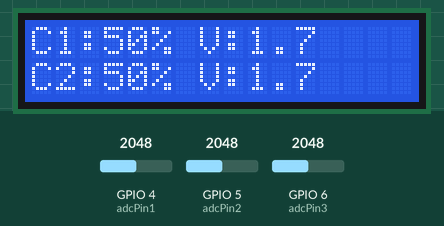
Simulated run of this sketch. Board: ESP32-C6. On the bench: 16×2 character LCD. The inputs (shaded band) are chosen by the test bench; at power-on: GPIO 4 (adcPin1) = 2048, GPIO 5 (adcPin2) = 2048, GPIO 6 (adcPin3) = 2048. What the sketch prints to the serial monitor is not drawn.

Above: at 2.7 s.
2.8 s: GPIO 4 (adcPin1) set to 2866
At 8.7 s:
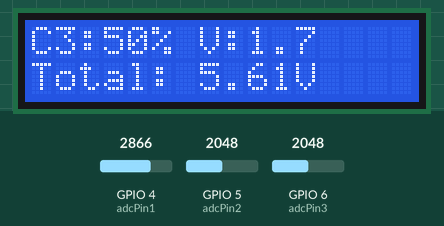
12.0 s: GPIO 5 (adcPin2) set to 2866
At 14.3 s:
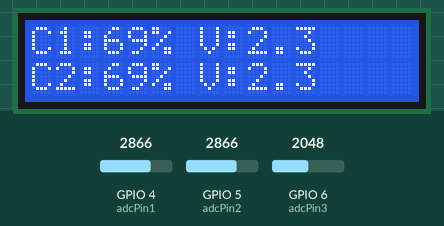
17.4 s: GPIO 6 (adcPin3) set to 2866
At 20.9 s:
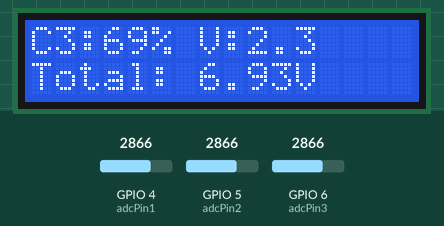
23.6 s: GPIO 4 (adcPin1) set to 3603
At 27.7 s:
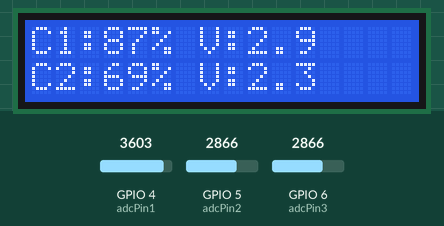
29.7 s: GPIO 5 (adcPin2) set to 3603
At 31.8 s:
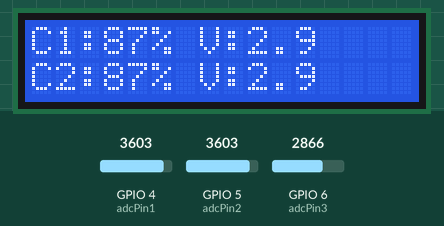
34.6 s: GPIO 6 (adcPin3) set to 3603
At 41.2 s:
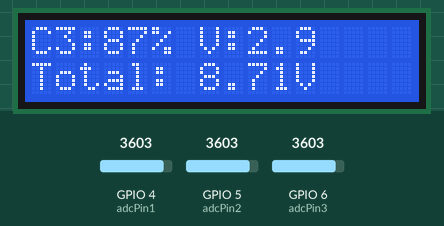
Timing chart, 0 to 42.7 s (numbered marks = the images above; inputs shaded):
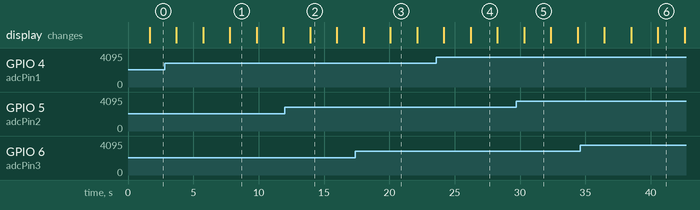

The sketch:

arduino-ide-code.ino
```cpp
#include <Wire.h>
#include <LiquidCrystal_I2C.h>
// LCD setup
LiquidCrystal_I2C lcd(0x27, 16, 2);
// ADC pins
const int adcPin1 = 4; // Cell 1
const int adcPin2 = 5; // Cell 2
const int adcPin3 = 6; // Cell 3
// Bluetooth pins
#define BT_RX 15 // ESP32 RX <- Bluetooth TX
#define BT_TX 23 // ESP32 TX -> Bluetooth RX
void setup() {
// Serial Monitor
Serial.begin(115200);
// Bluetooth Serial
Serial2.begin(9600, SERIAL_8N1, BT_RX, BT_TX);
// LCD init
Wire.begin(21, 22);
lcd.init();
lcd.backlight();
lcd.clear();
lcd.setCursor(0, 0);
lcd.print("ESP32 Bluetooth");
lcd.setCursor(0, 1);
lcd.print("Init Complete");
delay(1500);
lcd.clear();
Serial.println("ESP32-C6 3 ADC Ready");
Serial2.println("ESP32-C6 3 ADC Ready");
}
void loop() {
// Read ADC values
int adc1 = analogRead(adcPin1);
int adc2 = analogRead(adcPin2);
int adc3 = analogRead(adcPin3);
// Convert ADC to voltage

float volt1 = (adc1 / 4095.0) * 3.3;
float volt2 = (adc2 / 4095.0) * 3.3;
float volt3 = (adc3 / 4095.0) * 3.3;
float total = volt1 + volt2 + volt3;
// Percentage (ADC based)
float perc1 = (adc1 / 4095.0) * 100.0;
float perc2 = (adc2 / 4095.0) * 100.0;
float perc3 = (adc3 / 4095.0) * 100.0;
// Prepare output string
String output =
"C1 ADC=" + String(adc1) + " (" + String(perc1,1) + "%) V=" + String(volt1,2) +
" | C2 ADC=" + String(adc2) + " (" + String(perc2,1) + "%) V=" + String(volt2,2) +
" | C3 ADC=" + String(adc3) + " (" + String(perc3,1) + "%) V=" + String(volt3,2) +
" | Total=" + String(total,2);
// Send to Serial Monitor
Serial.println(output);
// Send same data to Bluetooth
Serial2.println(output);
// LCD Display (Page 1: Cell 1 & Cell 2)
lcd.setCursor(0, 0);
lcd.print("C1:" + String((int)perc1) + "% V:" + String(volt1,1) + " ");
lcd.setCursor(0, 1);
lcd.print("C2:" + String((int)perc2) + "% V:" + String(volt2,1) + " ");
delay(2000);
// LCD Display (Page 2: Cell 3 & Total)
lcd.clear();
lcd.setCursor(0, 0);
lcd.print("C3:" + String((int)perc3) + "% V:" + String(volt3,1) + " ");
lcd.setCursor(0, 1);
lcd.print("Total: " + String(total,2) + "V ");
delay(2000);
}
```

Measured:
- after the input at 2.8 s, the display: first differs from a run without the input after 3.0 s (image 1 shows a later state)
- after the input at 12.0 s, the display: changes after 2.0 s (image 2)
- after the input at 17.4 s, the display: first differs from a run without the input after 2.7 s (image 3)
- after the input at 23.6 s, the display: first differs from a run without the input after 2.6 s (image 4)
- after the input at 29.7 s, the display: changes after 0.63 s (image 5)
- after the input at 34.6 s, the display: first differs from a run without the input after 5.9 s (image 6)
- what the display in image 1 shows lasts 2.1 s, from 7.8 s to 9.9 s
